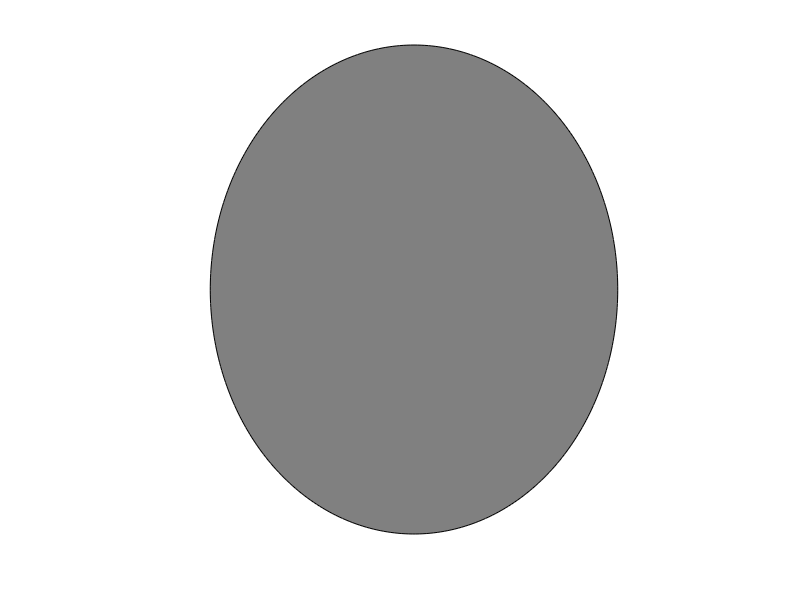

Recreate this plot in MATLAB. (Note: this script raises an error after producing the figure.)
clear
clc 
close all

% main script

% automatize standard & control
% make it flexible for different samples
% density control
% improve all controls together
% varying sizes in all
% control stimuli: area control, density control
% what is lowcut & highcut in lenas script?
% one for loop with switch case of stim type, otherwise = Error
% maybe add flexibility of original project: ranges


% Pre definition
% path to save stimuli pattern
stim_path = 'D:\MasterThesis\analysis\Stimuli_creation\';

% demanding specification of stimulus type to generate (case-insensitive)
prompt = 'Create set of Standard (s) or Control (c) stimuli?';
stim_type = input(prompt, "s");
amount_img = 4;     % defines how many versions of one condition should be generated

% numerosities of interest
numbers = 1:10;
check = false;  % boolean that toggles if every control is fulfilled

% figure specifications
set(0, "defaultfigurecolor", [0 0 0])
scaling = 1.2;   % factor for stretching lovely picture (to be displayed as circle in lateralization setup)
winsize = 209;  % needed for figure specificiation

% background circle specifications
rad_back = [1, 1];  % radius for x-axis (1. dim) and y-axis (2. dim) in []
rad_back(2) = rad_back(2) * scaling;    % plot actually an ellipse (will be displayed as circle in lateralization setup)
back_circ_c = [.5, .5, .5];     % grey colour
angle_steps = 360;  % fine tuning of background circle
% background circle generation
angles = 0 : (2 * pi)/(angle_steps - 1) : 2*pi; % all angle values for full circle
x = sin(angles);    % x values for unit circle
y = cos(angles);    % y values for unit circle

% dot specifications
rad_dot_limit = [.08, .28];   % radius limitations in [] (based on control)
min_dist = .05;  % minimal intra-dot distance in []
area_limit = [.18, .2];   % limits of cumulative area of the dots


% Pre allocation


% generate fixation stimulus (b_grey)
b_grey = figure("Units", "pixels", "Position", [0 0 winsize winsize]);
hold on
axis equal off  

backcircle = fill(x * rad_back(1), y * rad_back(2), back_circ_c);
backcircle.EdgeColor = back_circ_c;

saveas(b_grey, strcat(stim_path, 'B_grey.bmp'), 'bmp')  % save the figure
close

% control group dot size area must be same for entire set, so get first all
% sizes and then control? to the maximum of those sizes?

all_distances = cell(4, size(numbers, 2));

% iterate over amount of desired stimuli
for stimulus = 1:size(numbers, 2)
    curr_num = numbers(stimulus);
    for img = 1:amount_img
        % Pre definitions
        check = false;
        size_check = false;
        % pre allocations
        dot_pos = zeros(2, curr_num);
        while ~check
            % Dot Sizes
            % Control Stimuli
            if stim_type == "c" || stim_type == "C"
                stim_type = "C";
                
                % control: constant cumulative area
                dot_radii = calc_area(area_limit(2), curr_num);

            % Standard Stimuli
            elseif stim_type == "s" || stim_type == "S"
                stim_type = "S";

                % set random dot sizes within prior specified limit
                dot_radii = (rad_dot_limit(2) - rad_dot_limit(1)) ...
                    .* rand(1, curr_num) + rad_dot_limit(1);

            end

            % Dot Positions
            % validation 1: dot inside background
            for dot = 1:curr_num
                dot_pos_limit = max(max(x * rad_back(1), y * rad_back(1))) ...
                    - 2 * (dot_radii(dot) * scaling);

                dot_pos(:, dot) = (2 * dot_pos_limit) * (rand(2, 1) - .5);
                % validation 2: intra-dot distances
                % get distance among each dot
                distances = pdist(dot_pos);
                all_distances{img, stimulus} = distances;
                % identify minimum distance as two times the biggest size 
                 

            end
            
            

            % control: constant cumulative density and area
            check = true;
        end
        % plot the dots
        [fig, x, y] = plot_backcircle(angle_steps, winsize, rad_back, back_circ_c);

        for dot = 1:curr_num
            fill(x * dot_radii(dot) + dot_pos(1, dot), ...
                y * dot_radii(dot) * scaling + dot_pos(2, dot), ...
                [0 0 0], "EdgeColor", [0 0 0]);
        end

        % save the shit
        filename = strcat(stim_type, strcat(num2str(curr_num), num2str(img)), '.bmp');
        saveas(fig, strcat(stim_path, filename), 'bmp')  % save the figure
        close

    end

end